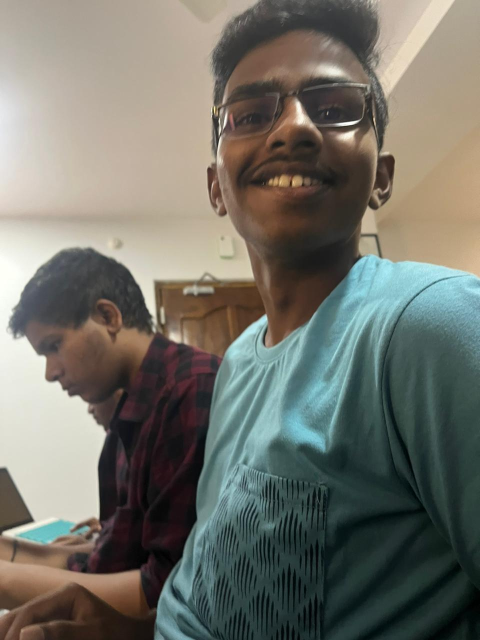
#> input picture Backend training/teja.jpg, 960 x 1280 px, given in place of the camera (shown at 1/2 size)
$ python sasas.py
#> lines starting #> are read from the running program, lines starting #| are printed output that depends on the picture; after the words box and inside, x2 and y2 are one past the last pixel; in counts of white or black regions, pixels touching at a corner belong together
import cv2 as cv
import numpy as np
import time
face_detector=cv.CascadeClassifier('haarcascade_frontalface_default.xml')
def detect():
    rects=face_detector.detectMultiScale(gray_s,scaleFactor=1.1,minNeighbors=5,minSize= (30,30),flags=cv.CASCADE_SCALE_IMAGE)
    for rect in rects:
        cv.rectangle(gray_s,rect,255,2)

cap=cv.VideoCapture(0)
t0=time.time()
M=np.float32([[0.5, 0, 0], [0, 0.5, 0]])
size=(640, 360)

while True:
    ret,frame=cap.read()
#> frame is the input picture: shape (1280, 960, 3); mean B, G, R 105.8, 114.4, 114.4
    gray=cv.cvtColor(frame,cv.COLOR_BGR2GRAY)
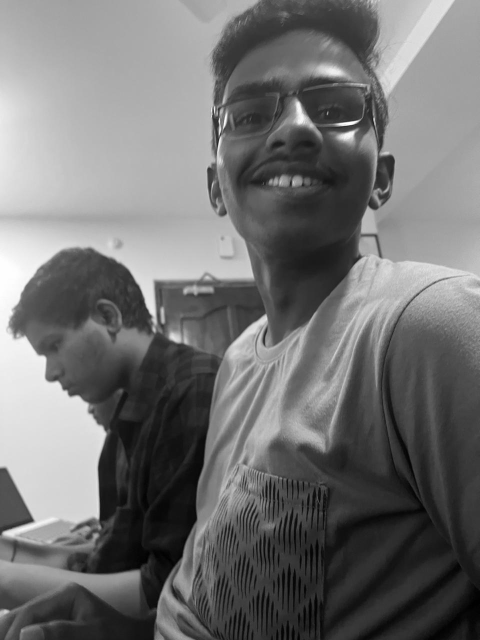
#> gray: shape (1280, 960) (shown at 1/2 size); min 0, max 255, mean 113.4
    gray_s=cv.warpAffine(gray,M,size)
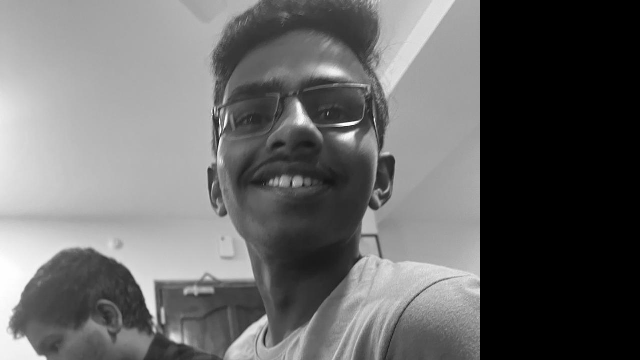
#> gray_s: shape (360, 640); min 0, max 255, mean 104.2
    detect()
#> in detect, `rects=face_detector.detectMultiScale(gray_s,scaleFactor=1.1,minNeighbo..`: rects = [[199, 28, 195, 195]]
#> the loop in detect, `for rect in rects:` made 1 pass
#> after the loop in detect, `for rect in rects:`:
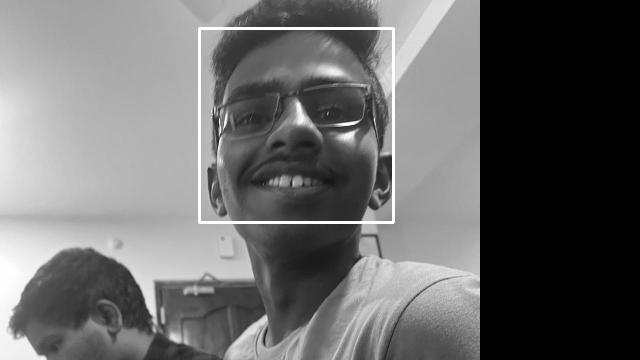
#> gray_s: shape (360, 640); 1.01% of pixels changed, all inside (x1, y1, x2, y2) = (198, 27, 395, 224)
    cv.imshow('window',gray_s)
    t=time.time()
    cv.displayOverlay('window',f'time={t-t0:3f}')
    t0=t

    if cv.waitKey(1) & 0xFF==ord('q'):
#> (key q is pressed here)
        break
cap.release()
cv.destroyAllWindows()
